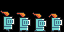

Below is a game level as drawn by its tile map, then a one-line description and the .tmx file that defines it, in full:
An orthogonal 4x2 tile map with 16x16 px tiles, 1 tile layer (Tile Layer 1).

<map version="1.10" tiledversion="1.12.0" orientation="orthogonal" renderorder="right-down" width="4" height="2" tilewidth="16" tileheight="16" infinite="0" nextlayerid="2" nextobjectid="1">
 <tileset firstgid="1" source="../tilesets/0x72_DungeonTilesetII_v1.7/0x72_DungeonTilesetII_v1.7.tsx" />
 <layer id="1" name="Tile Layer 1" width="4" height="2">
  <data encoding="csv">
208,202,203,204,
240,234,235,236
</data>
 </layer>
</map>
